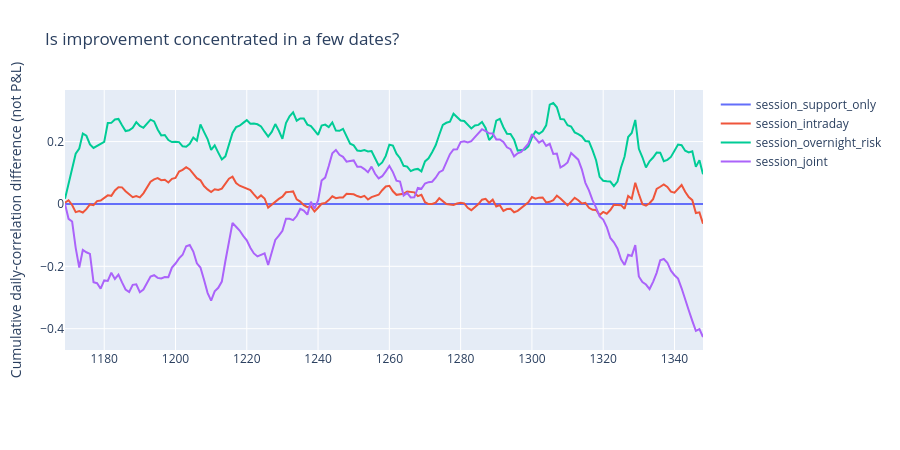

This figure's notebook cell:
### Markdown cell above
## Temporal concentration

### Code cell
figures[6][1].show(renderer='plotly_mimetype')

### Figure 1 — Plotly figure (JSON) as saved in the notebook; plotly's stock layout.template omitted (floating-point values rounded to 4 significant figures; data arrays with more than 128 entries replaced by an {"elided": "..."} marker saying what was removed)
{"data": [{"mode": "lines", "name": "session_support_only", "type": "scatter", "x": {"elided": "180 int values"}, "y": {"elided": "180 float values"}}, {"mode": "lines", "name": "session_intraday", "type": "scatter", "x": {"elided": "180 int values"}, "y": {"elided": "180 float values"}}, {"mode": "lines", "name": "session_overnight_risk", "type": "scatter", "x": {"elided": "180 int values"}, "y": {"elided": "180 float values"}}, {"mode": "lines", "name": "session_joint", "type": "scatter", "x": {"elided": "180 int values"}, "y": {"elided": "180 float values"}}], "layout": {"height": 450, "legend": {"title": {"text": ""}}, "margin": {"b": 100, "l": 65, "r": 30, "t": 90}, "title": {"text": "Is improvement concentrated in a few dates?"}, "yaxis": {"title": {"text": "Cumulative daily-correlation difference (not P&L)"}}}}
